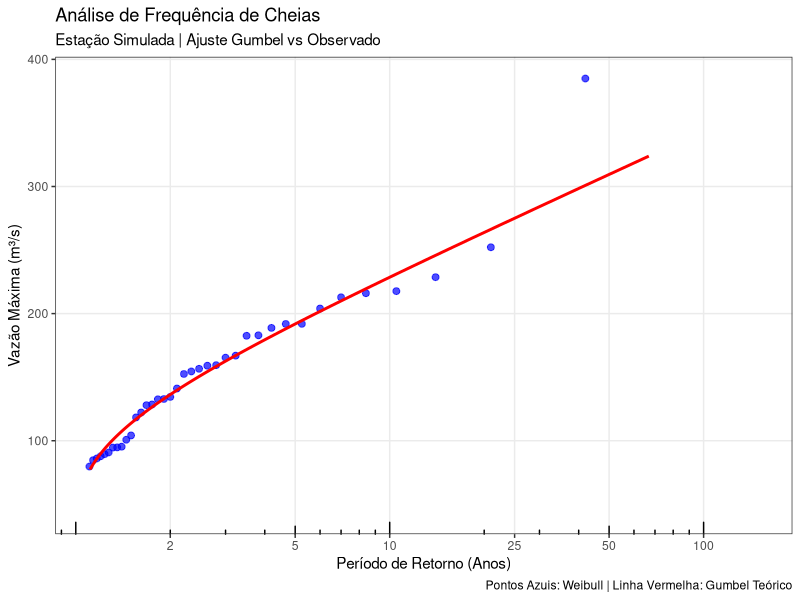

R code for this plot:
## ---- chunk 1
library(tidyverse)
## ---- chunk 2
# Vamos simular uma série de máximas anuais (como se tivéssemos extraído na Aula 3)
set.seed(999) # Para reprodutibilidade
dados_maximas <- data.frame(
  Ano = 1980:2020,
  Q_max = rlnorm(41, meanlog = 5, sdlog = 0.4) # Simulação Log-Normal
)

# Processamento
dados_freq <- dados_maximas %>%
  arrange(desc(Q_max)) %>% # Ordenar decrescente
  mutate(
    Ordem_m = row_number(),
    n = n(),
    Prob_Empirica = Ordem_m / (n + 1),
    Tr_Empirico = 1 / Prob_Empirica
  )

head(dados_freq)
## ---- chunk 3
# Parâmetros da amostra
media <- mean(dados_freq$Q_max)
desvio <- sd(dados_freq$Q_max)

# Parâmetros Gumbel (Alfa e Beta)
# alpha = escala, beta = posição
alpha <- (sqrt(6) / pi) * desvio
beta <- media - (0.5772 * alpha) # 0.5772 é a const. Euler-Mascheroni

print(paste("Alpha:", round(alpha, 2), "| Beta:", round(beta, 2)))

# Gerar linha teórica para o gráfico
prob_teorica <- seq(0.01, 0.995, length.out = 100)
tr_teorico <- 1 / (1 - prob_teorica) # Gumbel usa prob de não excedência cumulativa

# Equação dos quantis Gumbel: x(F) = beta - alpha * ln(-ln(F))
q_teorica <- beta - alpha * log(-log(prob_teorica))

curva_gumbel <- data.frame(Tr = tr_teorico, Vazao = q_teorica)
## ---- chunk 4
ggplot() +
  # 1. Pontos Observados
  geom_point(data = dados_freq, aes(x = Tr_Empirico, y = Q_max), 
             color = "blue", size = 2, alpha = 0.7) +
  
  # 2. Curva Teórica (Gumbel)
  geom_line(data = curva_gumbel, aes(x = Tr, y = Vazao), 
            color = "red", size = 1) +
  
  # 3. Formatação Logarítmica no Eixo X
  scale_x_log10(breaks = c(2, 5, 10, 25, 50, 100), limits = c(1.1, 150)) +
  annotation_logticks(sides = "b") +
  
  # 4. Textos e Tema
  labs(
    title = "Análise de Frequência de Cheias",
    subtitle = "Estação Simulada | Ajuste Gumbel vs Observado",
    x = "Período de Retorno (Anos)",
    y = "Vazão Máxima (m³/s)",
    caption = "Pontos Azuis: Weibull | Linha Vermelha: Gumbel Teórico"
  ) +
  theme_bw() +
  theme(panel.grid.minor = element_blank())
